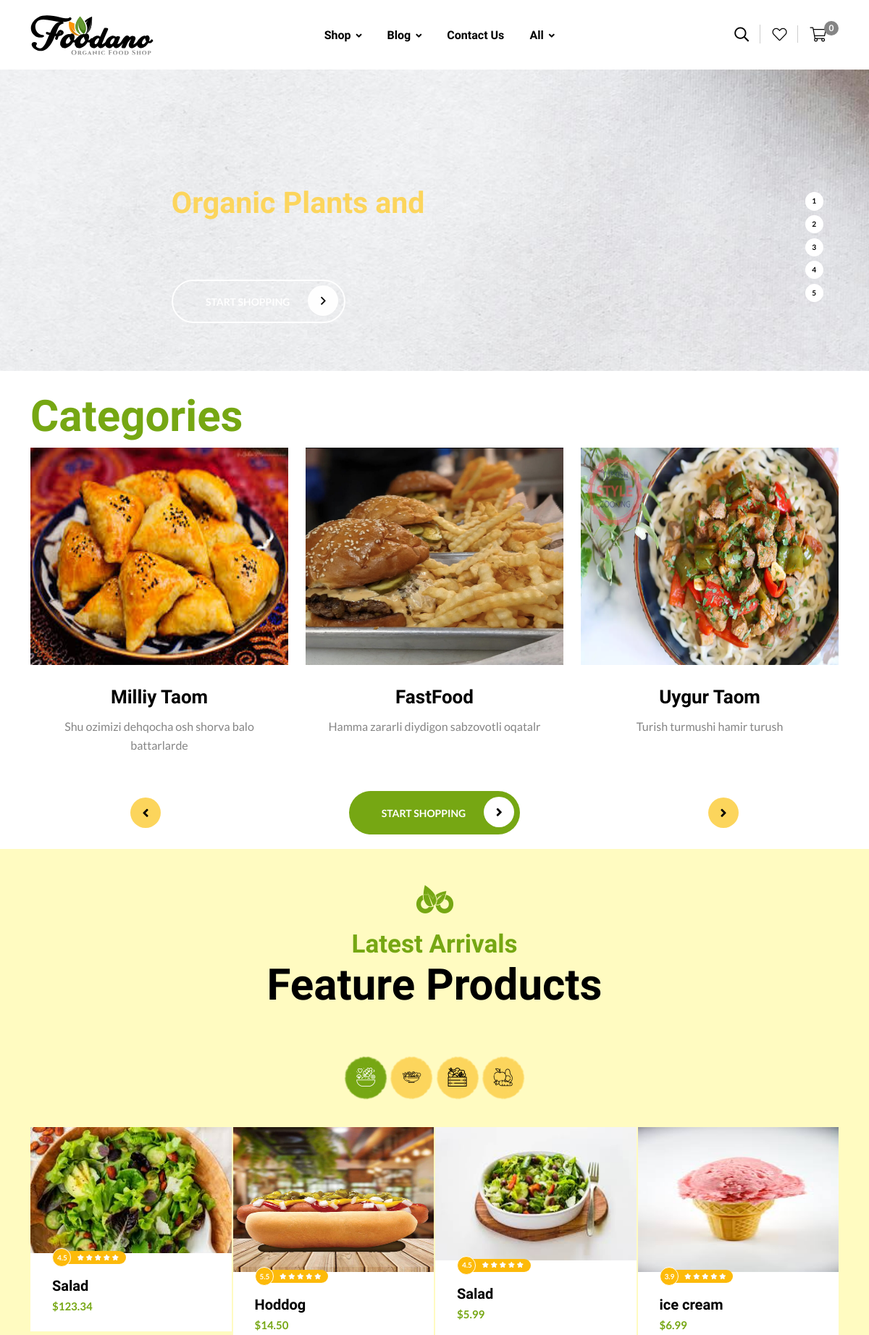
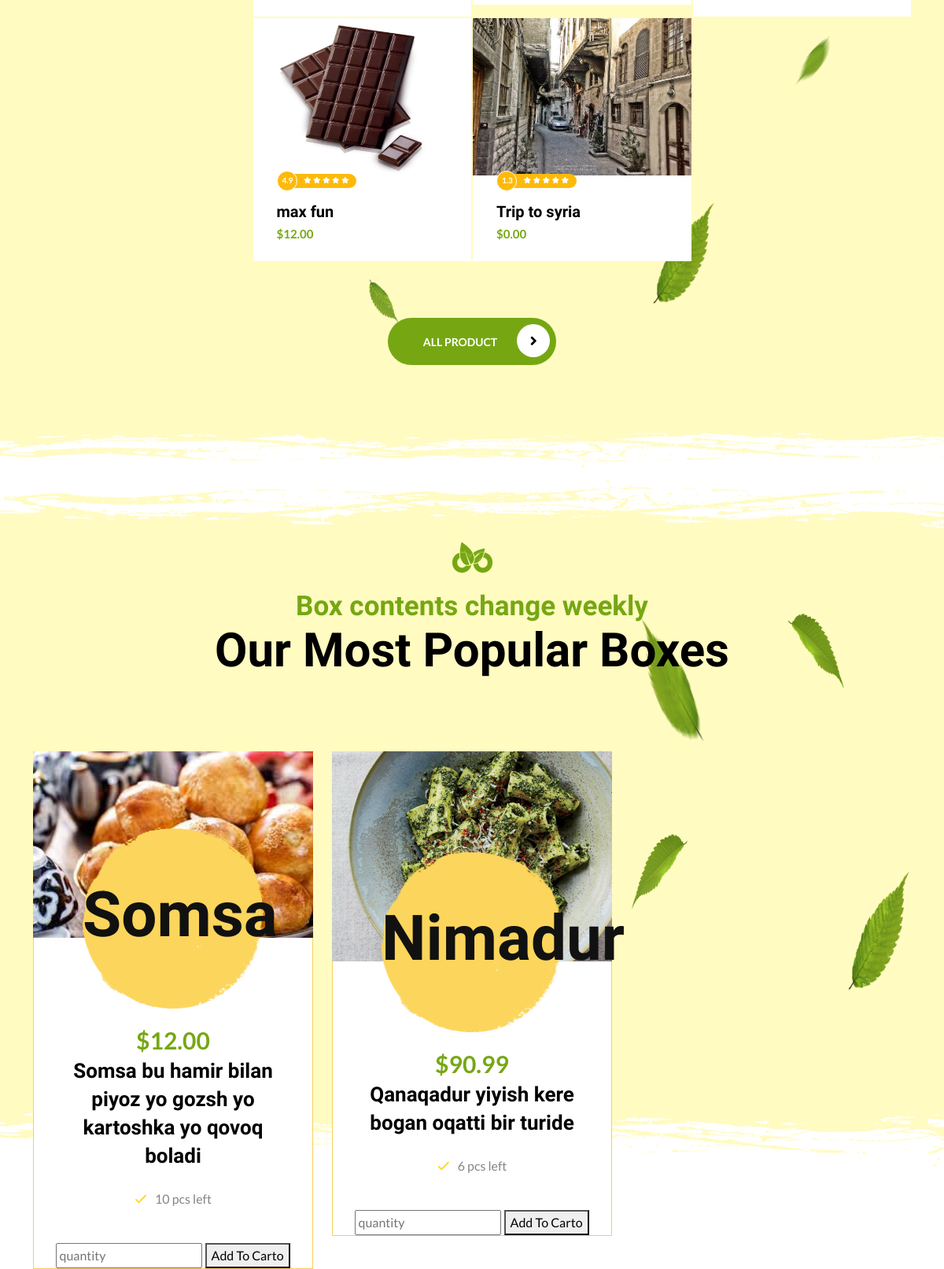
The page / (upper part) on the database its author committed (2 pictures, top to bottom).
### Goods/models.py (models this page shows, shortened)
class Banner(models.Model):
    title = models.CharField(max_length=255)
    sub_title = models.CharField(max_length=255, blank=True, null=True)
    img = models.ImageField(upload_to='banners/')
    is_active = models.BooleanField(default=True)

class Category(models.Model):
    name = models.CharField(max_length=255)
    title = models.TextField()
    img = models.ImageField(upload_to='category_img')

class FeatureProduct(models.Model):
    name = models.CharField(max_length=255)
    price = models.DecimalField(max_digits=10, decimal_places=2)
    rating = models.DecimalField(max_digits=3, decimal_places=1)
    img = models.ImageField(upload_to='media/feature_products')

class ProductImg(models.Model):
    product = models.ForeignKey(Product, on_delete=models.CASCADE, related_name='images')
    img = models.ImageField(upload_to='product-img')

class Product(models.Model):
    name = models.CharField(max_length=255)
    quantity = models.PositiveIntegerField(default=1)
    price = models.DecimalField(max_digits=8, decimal_places=2)
    category = models.ForeignKey(Category, on_delete=models.CASCADE, related_name='products')
    description = models.TextField()

### Goods/views.py (the view)
# urls.py: path('', views.main, name='index'),
def main(request):
    banners = models.Banner.objects.all()
    category = models.Category.objects.all()
    last_img = models.ProductImg.objects.all()
    feature_pro = models.FeatureProduct.objects.all()
    recent_articles = models.RecentArticles.objects.all()
    side_menu = models.SideMenu.objects.all()
    total_price = sum(sm.price * sm.quantity for sm in side_menu)
    total_items = side_menu.count()
    context = {}
    context['banners'] = banners
    context['categories'] = category
    context['products'] = last_img
    context['feature'] = feature_pro
    context['rec_articles'] = recent_articles
    context['side_menu'] = side_menu
    context['total_price'] = total_price
    context['total_items'] = total_items
    return render(request, 'index.html', context)

### templates/index.html (shortened to what this page needs)
{% extends 'base.html' %}
{% load static %}
{% block content %}
    <header class="header-wrapper header-layout5">
        <div class="menu-area" >
            <div class="container">
                <div class="row align-items-center justify-content-between">
                    <div class="col col-lg-auto">
                        <div class="header-logo">
                            <a href="{% url 'index' %}"><img src="{% static 'assets/img/logo.svg' %}" alt="Foodano"></a>
                        </div>
                    </div>
                    <div class="col-auto">
                        <nav class="main-menu mobile-menu-active menu-style2">
                            <ul>
                                <li class="menu-item-has-children">
                                    <a href="">Shop</a>
                                </li>
                                <li class="menu-item-has-children">
                                    <a href="blog.html">Blog</a>
                                </li>
                                <li>
                                    <a href="">Contact Us</a>
                                </li>
                                <li class="mega-menu-wrap menu-item-has-children">
                                    <a href="#">All</a>
                                </li>
                            </ul>
                        </nav>
                    </div>
                    <div class="col-auto d-none d-sm-block">
                        <div class="header-buttons">
                            <button type="button" class="searchBoxTggler"><i class="far fa-search"></i></button>
                            <a href="{% url 'wishlist' %}"><i class="fal fa-heart"></i></a>
                            <button class="sideMenuToggler has-badge" type="button"><i class="fal fa-shopping-cart"></i><span class="badge">{{ total_items }}</span></button>
                        </div>
                    </div>
                </div>
            </div>
        </div>
    </header>
    <div class="  ">
        <div class="vs-hero-carousel hero-layout6" data-globalbgimage="{% static 'assets/img/food_wallpaper.jpg' %}" data-height="810" data-container="1900" data-slidertype="responsive">
            {% for banner in  banners %}
            <div class="ls-slide" data-ls="duration:12000; transition2d:5; kenburnsscale:1.2;">
                <p style="top:405px; left:375px; font-weight:700; background-size:inherit; background-position:inherit; font-size:65px; color:#fcd55c; font-family:'Advent Pro', sans-serif;" class="ls-l ls-hide-tablet ls-hide-phone" data-ls="offsetxin:-200; durationin:1500; easingin:easeOutQuint;">Organic Plants and</p>
                <div style="top:611px; left:375px; background-size:inherit; background-position:inherit;" class="ls-l ls-hide-tablet ls-hide-phone" data-ls="offsetyin:100; durationin:1500; delayin:800; easingin:easeOutQuint; offsetyout:200; durationout:1500; easingout:easeOutQuint;">
                    <a href="shop.html" class="vs-btn style5 ls-btn">Start Shopping<i class="far fa-angle-right"></i></a>
                </div>
                <a class="ls-l ls-hide-tablet ls-hide-phone" href="#1" target="_self" data-ls="hover:true; hoverbgcolor:#76a713; hovercolor:#ffffff; static:forever;">
                    <p style='top:420px; left:1760px; text-align:center; font-weight:700; background-size:inherit; background-position:inherit; font-size:16px; font-family:"Lato", sans-serif; line-height:40px; width:40px; height:40px; border-radius:100%; color:#000000; background-color:#ffffff;' class="">1</p>
                </a>
                <a class="ls-l ls-hide-tablet ls-hide-phone" href="#2" target="_self" data-ls="hover:true; hoverbgcolor:#76a713; hovercolor:#ffffff; static:forever;">
                    <p style='top:470px; left:1760px; text-align:center; font-weight:700; background-size:inherit; background-position:inherit; font-size:16px; font-family:"Lato", sans-serif; line-height:40px; width:40px; height:40px; border-radius:100%; color:#000000; background-color:#ffffff;' class="">2</p>
                </a>
                <a class="ls-l ls-hide-tablet ls-hide-phone" href="#3" target="_self" data-ls="hover:true; hoverbgcolor:#76a713; hovercolor:#ffffff; static:forever;">
                    <p style='top:520px; left:1760px; text-align:center; font-weight:700; background-size:inherit; background-position:inherit; font-size:16px; font-family:"Lato", sans-serif; line-height:40px; width:40px; height:40px; border-radius:100%; color:#000000; background-color:#ffffff;' class="">3</p>
                </a>
                <a class="ls-l ls-hide-tablet ls-hide-phone" href="#4" target="_self" data-ls="hover:true; hoverbgcolor:#76a713; hovercolor:#ffffff; static:forever;">
                    <p style='top:570px; left:1760px; text-align:center; font-weight:700; background-size:inherit; background-position:inherit; font-size:16px; font-family:"Lato", sans-serif; line-height:40px; width:40px; height:40px; border-radius:100%; color:#000000; background-color:#ffffff;' class="">4</p>
                </a>
                <a class="ls-l ls-hide-tablet ls-hide-phone" href="#5" target="_self" data-ls="hover:true; hoverbgcolor:#76a713; hovercolor:#ffffff; static:forever;">
                    <p style='top:620px; left:1760px; text-align:center; font-weight:700; background-size:inherit; background-position:inherit; font-size:16px; font-family:"Lato", sans-serif; line-height:40px; width:40px; height:40px; border-radius:100%; color:#000000; background-color:#ffffff;' class="">5</p>
                </a>
            </div>
            {% endfor %}
        </div>
    </div>
    <section class="space-top" style="padding-top: 30px;">
        <div class="container">
            <span class="sub-title4" style="    font-size: 60px; font-weight: 700; line-height: 1.1;">Categories</span>
            <div class="row vs-carousel" data-slide-show="3" id="catboxSlide4645">
                {% for category in categories %}
                <div class="col-xl-4">
                    <div class="cat-box">
                        <div class="cat-box__img">
                            <img src="{{category.img.url}}" alt="Category image" style="height: 300px; width: 400px;">
                        </div>
                        <h3 class="cat-box__title"><a href="shop.html">{{category.name}}</a></h3>
                        <p class="cat-box__text">{{category.title}}</p>
                    </div>
                </div>
                {% endfor %}
            </div>
            <div class="row text-center justify-content-around align-items-center">
                <div class="col-auto d-none d-sm-block">
                    <button class="slick-arrow" data-slick-prev="#catboxSlide4645" type="button"><i class="fas fa-angle-left"></i></button>
                </div>
                <div class="col-auto">
                    <a href="shop.html" class="vs-btn style3">Start Shopping<i class="fas fa-angle-right"></i></a>
                </div>
                <div class="col-auto d-none d-sm-block">
                    <button class="slick-arrow" data-slick-next="#catboxSlide4645" type="button"><i class="fas fa-angle-right"></i></button>
                </div>
            </div>
        </div>
    </section>
    <section class="sec-bg3 vs-shop-wrapper" style="padding-top: 30px;" data-bg-src="{% static 'assets/img/shape/bg-00778.png' %}">
        <div class="section-title text-center" style="margin-bottom: 30px;">
            <div class="sec-icon"><img src="{% static 'assets/img/icons/sec-icon-2.png' %}" alt="icon"></div>
            <span class="sub-title4">Latest Arrivals</span>
            <h2 class="sec-title3">Feature Products</h2>
        </div>
        <div class="container position-relative">
            <div class="filter-menu2 vs-slideTab" data-asnavfor="#shopSlide8440">
                <button class="tab-btn active" data-bs-toggle="tooltip" data-bs-placement="left" title="Best Seller">
                    <img src="{% static 'assets/img/shape/filter-icon-bg-1-1.png' %}" alt="image" class="bg-2">
                    <i class="flaticon-salad"></i> </button>
                <button class="tab-btn " data-bs-toggle="tooltip" data-bs-placement="left" title="Popular">
                    <img src="{% static 'assets/img/shape/filter-icon-bg-1-2.png' %}" alt="image" class="bg-1">
                    <i class="flaticon-salvsadbox-1"></i> </button>
                <button class="tab-btn " data-bs-toggle="tooltip" data-bs-placement="left" title="Trend">
                    <img src="{% static 'assets/img/shape/filter-icon-bg-1-2.png' %}" alt="image" class="bg-1">
                    <i class="flaticon-vegetables"></i> </button>
                <button class="tab-btn " data-bs-toggle="tooltip" data-bs-placement="left" title="Season">
                    <img src="{% static 'assets/img/shape/filter-icon-bg-1-2.png' %}" alt="image" class="bg-1">
                    <i class="flaticon-healthy-food"></i> </button>
            </div>
            <div class="vs-carousel" data-slide-show="1" data-lg-slide-show="1" data-md-slide-show="1" data-sm-slide-show="1" data-fade="true" id="shopSlide8440">
                <div id="BestSeller">
                    <div class="row gx-2px justify-content-center">
                        {% for feat in feature %}
                            <div class="col-sm-6 col-md-6 col-lg-4 col-xl-3">
                                <div class="vs-product-box3">
                                    <div class="product-img">
                                        <a href="shop-details.html">
                                            <img src="{{ feat.img.url }}" alt="Product Image" class="w-100" style="max-height: 200px; width: auto; height: auto; display: block; margin-left: auto; margin-right: auto;">
                                        </a>
                                    </div>
                                    <div class="actions-btn">
                                    </div>
                                    <div class="product-content">
                                        <div class="product-rating-box">
                                            {{ feat.rating }}
                                            <div class="star-rating" role="img" aria-label="Rated 5.00 out of 5">
                                                <span style="width:100%">Rated <strong class="rating">5.00</strong> out of 5</span>
                                            </div>
                                        </div>
                                        <h4 class="product-title">
                                            <a href="shop-details.html">{{ feat.name }}</a>
                                        </h4>
                                        <span class="price"><strong>${{ feat.price }}</strong></span>
                                    </div>
                                </div>
                            </div>
                        {% endfor %}
                    </div>
                </div>
            </div>
            <div class="bottom-btn">
                <a href="shop.html" class="vs-btn style3">All Product<i class="fas fa-angle-right"></i></a>
            </div>
        </div>
    </section>
    <section class="position-relative space-top space-md-bottom" style="padding-top: 40px;">
        <div class="container">
            <div class="section-title text-center">
                <div class="sec-icon"><img src="{% static 'assets/img/icons/sec-icon-2.png' %}" alt="icon"></div>
                <span class="sub-title4">Box contents change weekly</span>
                <h2 class="sec-title3">Our Most Popular Boxes</h2>
            </div>
            <div class="row vs-carousel" data-slide-show="3" data-lg-slide-show="3" data-sm-slide-show="1">
                {% for product in products%}
                <div class="col-xl-4">
                    <div class="package-style1">
                        <div class="package-img"><img src="{{product.img.url }}" alt="Package"></div>
                        <div class="package-quantity" data-bg-src="{% static 'assets/img/shape/pack-bg.png' %}">
                            <div class="number">{{product.product.name}}</div>
                        </div>
                        <div class="package-price">${{product.product.price}}</div>
                        <h3 class="package-title">{{product.product.description}}</h3>
                        <div class="package-list">
                            <ul>
                                <li><i class="far fa-check"></i>{{product.product.quantity}} pcs left</li>
                            </ul>
                        </div>
                        <form action="{% url 'addToCart' product.id %}" method="POST">
                            <input type="number" placeholder="quantity" name="quantity">
                            <button type="submit">Add To Carto</button>
                        </form>
                    </div>
                </div>
                {% endfor %}
            </div>
        </div>
    </section>
{% endblock %}

### templates/base.html (shortened to what this page needs)
{% load static %}
<!doctype html>
<html class="no-js" lang="zxx" dir="ltr">
<head>
    <link rel="stylesheet" href="https://fontawesome.com/search">
    <link rel="stylesheet" href="{% static 'assets/css/bootstrap.min.css' %}">
    <link rel="stylesheet" href="{% static 'assets/css/fontawesome.min.css' %}">
    <link rel="stylesheet" href="{% static 'assets/css/flaticon.min.css' %}">
    <link rel="stylesheet" href="{% static 'assets/css/layerslider.min.css' %}">
    <link rel="stylesheet" href="{% static 'assets/css/jquery.datetimepicker.min.css' %}">
    <link rel="stylesheet" href="{% static 'assets/css/magnific-popup.min.css' %}">
    <link rel="stylesheet" href="{% static 'assets/css/slick.min.css' %}">
    <link rel="stylesheet" href="{% static 'assets/css/animate.min.css' %}">
    <link rel="stylesheet" href="{% static 'assets/css/style.css' %}">
</head>
<body class=" home-6">
    {% block content %}
    {% endblock %}
</body>
</html>

### templates/index.html (style rules this page uses)
.menu-style2 > ul > li > a { padding: 0; }
.menu-area { padding: 20px; }

### rows shown on the page
Category: img (picture), name "Milliy Taom", title "Shu ozimizi dehqocha osh shorva balo battarlarde"
Category: img (picture), name "FastFood", title "Hamma zararli diydigon sabzovotli oqatalr"
Category: img (picture), name "Uygur Taom", title "Turish turmushi hamir turush"
FeatureProduct: img (picture), rating "4.5", name "Salad", price "123.34"
FeatureProduct: img (picture), rating "5.5", name "Hoddog", price "14.50"
FeatureProduct: img (picture), rating "4.5", name "Salad", price "5.99"
FeatureProduct: img (picture), rating "3.9", name "ice cream", price "6.99"
FeatureProduct: img (picture), rating "4.9", name "max fun", price "12.00"
FeatureProduct: img (picture), rating "1.3", name "Trip to syria", price "0.00"
ProductImg: product.name "Somsa", product.price "12.00", product.description "Somsa bu hamir bilan piyoz yo gozsh yo kartoshka yo qovoq boladi", product.quantity "10"
ProductImg: product.name "Nimadur", product.price "90.99", product.description "Qanaqadur yiyish kere bogan oqatti bir turide", product.quantity "6"

### other values the page prints
{{ total_items }} "0"
